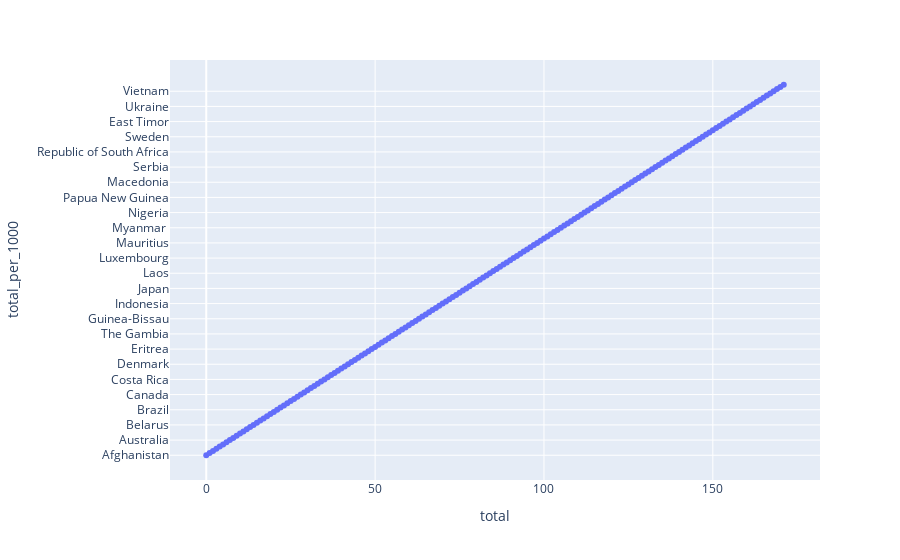

The notebook cell this image was saved under:
### Code cell
px.scatter(df, 'total', 'total_per_1000', hover_name='country')

### Figure 1 — Plotly figure (JSON) as saved in the notebook; plotly's stock layout.template omitted (floating-point values rounded to 4 significant figures; data arrays with more than 128 entries replaced by an {"elided": "..."} marker saying what was removed)
{"data": [{"hovertemplate": "<b>%{hovertext}</b><br><br>total=%{x}<br>total_per_1000=%{y}<extra></extra>", "hovertext": {"elided": "172 int values"}, "legendgroup": "", "marker": {"color": "#636efa", "symbol": "circle"}, "mode": "markers", "name": "", "showlegend": false, "type": "scatter", "x": {"elided": "172 int values"}, "xaxis": "x", "y": {"elided": "172 str values"}, "yaxis": "y"}], "layout": {"legend": {"tracegroupgap": 0}, "margin": {"t": 60}, "xaxis": {"anchor": "y", "domain": [0, 1], "title": {"text": "total"}}, "yaxis": {"anchor": "x", "domain": [0, 1], "title": {"text": "total_per_1000"}}}}
